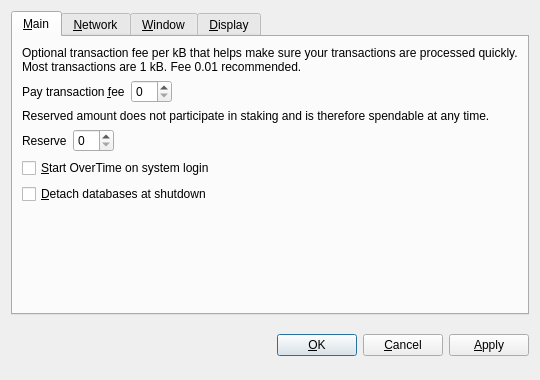
<?xml version="1.0" encoding="UTF-8"?>
<ui version="4.0">
 <class>OptionsDialog</class>
 <widget class="QDialog" name="OptionsDialog">
  <property name="geometry">
   <rect>
    <x>0</x>
    <y>0</y>
    <width>540</width>
    <height>380</height>
   </rect>
  </property>
  <property name="windowTitle">
   <string>Options</string>
  </property>
  <property name="modal">
   <bool>true</bool>
  </property>
  <layout class="QVBoxLayout" name="verticalLayout">
   <item>
    <widget class="QTabWidget" name="tabWidget">
     <property name="tabPosition">
      <enum>QTabWidget::North</enum>
     </property>
     <property name="currentIndex">
      <number>0</number>
     </property>
     <widget class="QWidget" name="tabMain">
      <attribute name="title">
       <string>&amp;Main</string>
      </attribute>
      <layout class="QVBoxLayout" name="verticalLayout_Main">
       <item>
        <widget class="QLabel" name="transactionFeeInfoLabel">
         <property name="text">
          <string>Optional transaction fee per kB that helps make sure your transactions are processed quickly. Most transactions are 1 kB. Fee 0.01 recommended.</string>
         </property>
         <property name="textFormat">
          <enum>Qt::PlainText</enum>
         </property>
         <property name="wordWrap">
          <bool>true</bool>
         </property>
        </widget>
       </item>
       <item>
        <layout class="QHBoxLayout" name="horizontalLayoutFee">
         <item>
          <widget class="QLabel" name="transactionFeeLabel">
           <property name="text">
            <string>Pay transaction &amp;fee</string>
           </property>
           <property name="textFormat">
            <enum>Qt::PlainText</enum>
           </property>
           <property name="buddy">
            <cstring>transactionFee</cstring>
           </property>
          </widget>
         </item>
         <item>
          <widget class="BitcoinAmountField" name="transactionFee"/>
         </item>
         <item>
          <spacer name="horizontalSpacerFee">
           <property name="orientation">
            <enum>Qt::Horizontal</enum>
           </property>
           <property name="sizeHint" stdset="0">
            <size>
             <width>40</width>
             <height>20</height>
            </size>
           </property>
          </spacer>
         </item>
        </layout>
       </item>
       <item>
        <widget class="QLabel" name="reserveBalanceInfoLabel">
         <property name="text">
          <string>Reserved amount does not participate in staking and is therefore spendable at any time.</string>
         </property>
         <property name="textFormat">
          <enum>Qt::PlainText</enum>
         </property>
         <property name="wordWrap">
          <bool>true</bool>
         </property>
        </widget>
       </item>
       <item>
        <layout class="QHBoxLayout" name="horizontalLayoutReserveBalance">
         <item>
          <widget class="QLabel" name="reserveBalanceLabel">
           <property name="text">
            <string>Reserve</string>
           </property>
           <property name="textFormat">
            <enum>Qt::PlainText</enum>
           </property>
           <property name="buddy">
            <cstring>reserveBalance</cstring>
           </property>
          </widget>
         </item>
         <item>
          <widget class="BitcoinAmountField" name="reserveBalance"/>
         </item>
         <item>
          <spacer name="horizontalSpacerReserveBalance">
           <property name="orientation">
            <enum>Qt::Horizontal</enum>
           </property>
           <property name="sizeHint" stdset="0">
            <size>
             <width>40</width>
             <height>20</height>
            </size>
           </property>
          </spacer>
         </item>
        </layout>
       </item>
       <item>
        <widget class="QCheckBox" name="bitcoinAtStartup">
         <property name="toolTip">
          <string>Automatically start OverTime after logging in to the system.</string>
         </property>
         <property name="text">
          <string>&amp;Start OverTime on system login</string>
         </property>
        </widget>
       </item>
       <item>
        <widget class="QCheckBox" name="detachDatabases">
         <property name="toolTip">
          <string>Detach block and address databases at shutdown. This means they can be moved to another data directory, but it slows down shutdown. The wallet is always detached.</string>
         </property>
         <property name="text">
          <string>&amp;Detach databases at shutdown</string>
         </property>
        </widget>
       </item>
       <item>
        <spacer name="verticalSpacer_Main">
         <property name="orientation">
          <enum>Qt::Vertical</enum>
         </property>
         <property name="sizeHint" stdset="0">
          <size>
           <width>20</width>
           <height>40</height>
          </size>
         </property>
        </spacer>
       </item>
      </layout>
     </widget>
     <widget class="QWidget" name="tabNetwork">
      <attribute name="title">
       <string>&amp;Network</string>
      </attribute>
      <layout class="QVBoxLayout" name="verticalLayout_Network">
       <item>
        <widget class="QCheckBox" name="mapPortUpnp">
         <property name="toolTip">
          <string>Automatically open the OverTime client port on the router. This only works when your router supports UPnP and it is enabled.</string>
         </property>
         <property name="text">
          <string>Map port using &amp;UPnP</string>
         </property>
        </widget>
       </item>
       <item>
        <widget class="QCheckBox" name="connectSocks">
         <property name="toolTip">
          <string>Connect to the OverTime network through a SOCKS proxy (e.g. when connecting through Tor).</string>
         </property>
         <property name="text">
          <string>&amp;Connect through SOCKS proxy:</string>
         </property>
        </widget>
       </item>
       <item>
        <layout class="QHBoxLayout" name="horizontalLayout_Network">
         <item>
          <widget class="QLabel" name="proxyIpLabel">
           <property name="text">
            <string>Proxy &amp;IP:</string>
           </property>
           <property name="textFormat">
            <enum>Qt::PlainText</enum>
           </property>
           <property name="buddy">
            <cstring>proxyIp</cstring>
           </property>
          </widget>
         </item>
         <item>
          <widget class="QValidatedLineEdit" name="proxyIp">
           <property name="maximumSize">
            <size>
             <width>140</width>
             <height>16777215</height>
            </size>
           </property>
           <property name="toolTip">
            <string>IP address of the proxy (e.g. 127.0.0.1)</string>
           </property>
          </widget>
         </item>
         <item>
          <widget class="QLabel" name="proxyPortLabel">
           <property name="text">
            <string>&amp;Port:</string>
           </property>
           <property name="textFormat">
            <enum>Qt::PlainText</enum>
           </property>
           <property name="buddy">
            <cstring>proxyPort</cstring>
           </property>
          </widget>
         </item>
         <item>
          <widget class="QLineEdit" name="proxyPort">
           <property name="maximumSize">
            <size>
             <width>55</width>
             <height>16777215</height>
            </size>
           </property>
           <property name="toolTip">
            <string>Port of the proxy (e.g. 9050)</string>
           </property>
          </widget>
         </item>
         <item>
          <widget class="QLabel" name="socksVersionLabel">
           <property name="text">
            <string>SOCKS &amp;Version:</string>
           </property>
           <property name="textFormat">
            <enum>Qt::PlainText</enum>
           </property>
           <property name="buddy">
            <cstring>socksVersion</cstring>
           </property>
          </widget>
         </item>
         <item>
          <widget class="QValueComboBox" name="socksVersion">
           <property name="toolTip">
            <string>SOCKS version of the proxy (e.g. 5)</string>
           </property>
          </widget>
         </item>
         <item>
          <spacer name="horizontalSpacer_Network">
           <property name="orientation">
            <enum>Qt::Horizontal</enum>
           </property>
           <property name="sizeHint" stdset="0">
            <size>
             <width>40</width>
             <height>20</height>
            </size>
           </property>
          </spacer>
         </item>
        </layout>
       </item>
       <item>
        <spacer name="verticalSpacer_Network">
         <property name="orientation">
          <enum>Qt::Vertical</enum>
         </property>
         <property name="sizeHint" stdset="0">
          <size>
           <width>20</width>
           <height>40</height>
          </size>
         </property>
        </spacer>
       </item>
      </layout>
     </widget>
     <widget class="QWidget" name="tabWindow">
      <attribute name="title">
       <string>&amp;Window</string>
      </attribute>
      <layout class="QVBoxLayout" name="verticalLayout_Window">
       <item>
        <widget class="QCheckBox" name="minimizeToTray">
         <property name="toolTip">
          <string>Show only a tray icon after minimizing the window.</string>
         </property>
         <property name="text">
          <string>&amp;Minimize to the tray instead of the taskbar</string>
         </property>
        </widget>
       </item>
       <item>
        <widget class="QCheckBox" name="minimizeOnClose">
         <property name="toolTip">
          <string>Minimize instead of exit the application when the window is closed. When this option is enabled, the application will be closed only after selecting Quit in the menu.</string>
         </property>
         <property name="text">
          <string>M&amp;inimize on close</string>
         </property>
        </widget>
       </item>
       <item>
        <spacer name="verticalSpacer_Window">
         <property name="orientation">
          <enum>Qt::Vertical</enum>
         </property>
         <property name="sizeHint" stdset="0">
          <size>
           <width>20</width>
           <height>40</height>
          </size>
         </property>
        </spacer>
       </item>
      </layout>
     </widget>
     <widget class="QWidget" name="tabDisplay">
      <attribute name="title">
       <string>&amp;Display</string>
      </attribute>
      <layout class="QVBoxLayout" name="verticalLayout_Display">
       <item>
        <layout class="QHBoxLayout" name="horizontalLayout_1_Display">
         <item>
          <widget class="QLabel" name="langLabel">
           <property name="text">
            <string>User Interface &amp;language:</string>
           </property>
           <property name="textFormat">
            <enum>Qt::PlainText</enum>
           </property>
           <property name="buddy">
            <cstring>lang</cstring>
           </property>
          </widget>
         </item>
         <item>
          <widget class="QValueComboBox" name="lang">
           <property name="toolTip">
            <string>The user interface language can be set here. This setting will take effect after restarting OverTime.</string>
           </property>
          </widget>
         </item>
        </layout>
       </item>
       <item>
        <layout class="QHBoxLayout" name="horizontalLayout_2_Display">
         <item>
          <widget class="QLabel" name="unitLabel">
           <property name="text">
            <string>&amp;Unit to show amounts in:</string>
           </property>
           <property name="textFormat">
            <enum>Qt::PlainText</enum>
           </property>
           <property name="buddy">
            <cstring>unit</cstring>
           </property>
          </widget>
         </item>
         <item>
          <widget class="QValueComboBox" name="unit">
           <property name="toolTip">
            <string>Choose the default subdivision unit to show in the interface and when sending coins.</string>
           </property>
          </widget>
         </item>
        </layout>
       </item>
       <item>
        <widget class="QCheckBox" name="displayAddresses">
         <property name="toolTip">
          <string>Whether to show OverTime addresses in the transaction list or not.</string>
         </property>
         <property name="text">
          <string>&amp;Display addresses in transaction list</string>
         </property>
        </widget>
       </item>
       <item>
        <widget class="QCheckBox" name="coinControlFeatures">
         <property name="toolTip">
          <string>Whether to show coin control features or not.</string>
         </property>
         <property name="text">
          <string>Display coin &amp;control features (experts only!)</string>
         </property>
        </widget>
       </item>
       <item>
        <spacer name="verticalSpacer_Display">
         <property name="orientation">
          <enum>Qt::Vertical</enum>
         </property>
         <property name="sizeHint" stdset="0">
          <size>
           <width>20</width>
           <height>40</height>
          </size>
         </property>
        </spacer>
       </item>
      </layout>
     </widget>
    </widget>
   </item>
   <item>
    <layout class="QHBoxLayout" name="horizontalLayout_Buttons">
     <item>
      <spacer name="horizontalSpacer_1">
       <property name="orientation">
        <enum>Qt::Horizontal</enum>
       </property>
       <property name="sizeHint" stdset="0">
        <size>
         <width>40</width>
         <height>48</height>
        </size>
       </property>
      </spacer>
     </item>
     <item>
      <widget class="QLabel" name="statusLabel">
       <property name="font">
        <font>
         <weight>75</weight>
         <bold>true</bold>
        </font>
       </property>
       <property name="text">
        <string/>
       </property>
       <property name="textFormat">
        <enum>Qt::PlainText</enum>
       </property>
       <property name="wordWrap">
        <bool>true</bool>
       </property>
      </widget>
     </item>
     <item>
      <spacer name="horizontalSpacer_2">
       <property name="orientation">
        <enum>Qt::Horizontal</enum>
       </property>
       <property name="sizeHint" stdset="0">
        <size>
         <width>40</width>
         <height>48</height>
        </size>
       </property>
      </spacer>
     </item>
     <item>
      <widget class="QPushButton" name="okButton">
       <property name="text">
        <string>&amp;OK</string>
       </property>
      </widget>
     </item>
     <item>
      <widget class="QPushButton" name="cancelButton">
       <property name="text">
        <string>&amp;Cancel</string>
       </property>
       <property name="autoDefault">
        <bool>false</bool>
       </property>
      </widget>
     </item>
     <item>
      <widget class="QPushButton" name="applyButton">
       <property name="text">
        <string>&amp;Apply</string>
       </property>
       <property name="autoDefault">
        <bool>false</bool>
       </property>
      </widget>
     </item>
    </layout>
   </item>
  </layout>
 </widget>
 <customwidgets>
  <customwidget>
   <class>BitcoinAmountField</class>
   <extends>QSpinBox</extends>
   <header>bitcoinamountfield.h</header>
  </customwidget>
  <customwidget>
   <class>QValueComboBox</class>
   <extends>QComboBox</extends>
   <header>qvaluecombobox.h</header>
  </customwidget>
  <customwidget>
   <class>QValidatedLineEdit</class>
   <extends>QLineEdit</extends>
   <header>qvalidatedlineedit.h</header>
  </customwidget>
 </customwidgets>
 <resources/>
 <connections/>
</ui>
